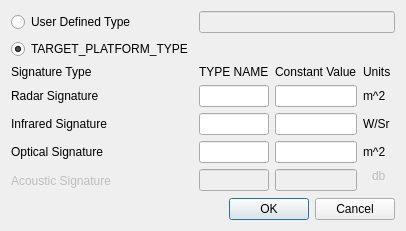
<?xml version="1.0" encoding="UTF-8"?>
<ui version="4.0">
 <class>TargetPlatformTypeDialog</class>
 <widget class="QDialog" name="TargetPlatformTypeDialog">
  <property name="geometry">
   <rect>
    <x>0</x>
    <y>0</y>
    <width>345</width>
    <height>221</height>
   </rect>
  </property>
  <property name="windowTitle">
   <string>Target Platform Type</string>
  </property>
  <layout class="QGridLayout" name="gridLayout">
   <item row="6" column="3">
    <widget class="QGroupBox" name="mSignaturesGroupBox">
     <property name="styleSheet">
      <string notr="true">QGroupBox{border:0}</string>
     </property>
     <property name="title">
      <string/>
     </property>
     <property name="flat">
      <bool>true</bool>
     </property>
     <property name="checkable">
      <bool>false</bool>
     </property>
     <layout class="QGridLayout" name="gridLayout_6">
      <property name="leftMargin">
       <number>9</number>
      </property>
      <property name="topMargin">
       <number>0</number>
      </property>
      <item row="4" column="3">
       <widget class="QLabel" name="mAcousticSigUnitLabel">
        <property name="enabled">
         <bool>false</bool>
        </property>
        <property name="text">
         <string>db</string>
        </property>
       </widget>
      </item>
     </layout>
    </widget>
   </item>
   <item row="2" column="3">
    <widget class="QLabel" name="mSigHeaderUnitsLabel">
     <property name="text">
      <string>Units</string>
     </property>
    </widget>
   </item>
   <item row="3" column="3">
    <widget class="QLabel" name="mRadarSigUnitLabel">
     <property name="text">
      <string>m^2</string>
     </property>
    </widget>
   </item>
   <item row="6" column="0">
    <widget class="QLabel" name="mAcousticSigLabel">
     <property name="enabled">
      <bool>false</bool>
     </property>
     <property name="text">
      <string>Acoustic Signature</string>
     </property>
    </widget>
   </item>
   <item row="4" column="2">
    <widget class="QLineEdit" name="mInfraredSigValueEdit"/>
   </item>
   <item row="0" column="1" colspan="3">
    <widget class="QLineEdit" name="mPlatformTypeEdit">
     <property name="enabled">
      <bool>false</bool>
     </property>
    </widget>
   </item>
   <item row="6" column="2">
    <widget class="QLineEdit" name="mAcousticSigValueEdit">
     <property name="enabled">
      <bool>false</bool>
     </property>
    </widget>
   </item>
   <item row="5" column="2">
    <widget class="QLineEdit" name="mOpticalSigValueEdit"/>
   </item>
   <item row="5" column="3">
    <widget class="QLabel" name="mOpticalSigUnitLabel">
     <property name="text">
      <string>m^2</string>
     </property>
    </widget>
   </item>
   <item row="2" column="2">
    <widget class="QLabel" name="mSigHeaderValueLabel">
     <property name="text">
      <string>Constant Value</string>
     </property>
    </widget>
   </item>
   <item row="3" column="0">
    <widget class="QLabel" name="mRadarSigLabel">
     <property name="text">
      <string>Radar Signature</string>
     </property>
    </widget>
   </item>
   <item row="2" column="0">
    <widget class="QLabel" name="mSigHeaderLabel">
     <property name="text">
      <string>Signature Type</string>
     </property>
    </widget>
   </item>
   <item row="2" column="1">
    <widget class="QLabel" name="mSigHeaderTypeLabel">
     <property name="text">
      <string>TYPE NAME</string>
     </property>
    </widget>
   </item>
   <item row="3" column="1">
    <widget class="QLineEdit" name="mRadarSigEdit">
     <property name="sizePolicy">
      <sizepolicy hsizetype="Expanding" vsizetype="Fixed">
       <horstretch>0</horstretch>
       <verstretch>0</verstretch>
      </sizepolicy>
     </property>
    </widget>
   </item>
   <item row="4" column="0">
    <widget class="QLabel" name="mInfraredSigEditLabel">
     <property name="text">
      <string>Infrared Signature</string>
     </property>
    </widget>
   </item>
   <item row="4" column="3">
    <widget class="QLabel" name="mInfraredSigUnitLabel">
     <property name="text">
      <string>W/Sr</string>
     </property>
    </widget>
   </item>
   <item row="5" column="1">
    <widget class="QLineEdit" name="mOpticalSigEdit"/>
   </item>
   <item row="0" column="0">
    <widget class="QRadioButton" name="mUserDefinedTypeButton">
     <property name="text">
      <string>User Defined Type</string>
     </property>
    </widget>
   </item>
   <item row="5" column="0">
    <widget class="QLabel" name="mOpticalSigLabel">
     <property name="text">
      <string>Optical Signature</string>
     </property>
    </widget>
   </item>
   <item row="4" column="1">
    <widget class="QLineEdit" name="mInfraredSigEdit"/>
   </item>
   <item row="3" column="2">
    <widget class="QLineEdit" name="mRadarSigValueEdit"/>
   </item>
   <item row="6" column="1">
    <widget class="QLineEdit" name="mAcousticSigEdit">
     <property name="enabled">
      <bool>false</bool>
     </property>
    </widget>
   </item>
   <item row="1" column="0">
    <widget class="QRadioButton" name="mTargetPlatformTypeButton">
     <property name="text">
      <string>TARGET_PLATFORM_TYPE</string>
     </property>
     <property name="checked">
      <bool>true</bool>
     </property>
    </widget>
   </item>
   <item row="8" column="1" colspan="3">
    <widget class="QDialogButtonBox" name="buttonBox">
     <property name="orientation">
      <enum>Qt::Horizontal</enum>
     </property>
     <property name="standardButtons">
      <set>QDialogButtonBox::Cancel|QDialogButtonBox::Ok</set>
     </property>
    </widget>
   </item>
   <item row="8" column="0">
    <spacer name="horizontalSpacer">
     <property name="orientation">
      <enum>Qt::Horizontal</enum>
     </property>
     <property name="sizeHint" stdset="0">
      <size>
       <width>40</width>
       <height>20</height>
      </size>
     </property>
    </spacer>
   </item>
   <item row="7" column="1">
    <spacer name="verticalSpacer">
     <property name="orientation">
      <enum>Qt::Vertical</enum>
     </property>
     <property name="sizeHint" stdset="0">
      <size>
       <width>20</width>
       <height>40</height>
      </size>
     </property>
    </spacer>
   </item>
  </layout>
 </widget>
 <resources/>
 <connections>
  <connection>
   <sender>buttonBox</sender>
   <signal>accepted()</signal>
   <receiver>TargetPlatformTypeDialog</receiver>
   <slot>accept()</slot>
   <hints>
    <hint type="sourcelabel">
     <x>248</x>
     <y>254</y>
    </hint>
    <hint type="destinationlabel">
     <x>157</x>
     <y>274</y>
    </hint>
   </hints>
  </connection>
  <connection>
   <sender>buttonBox</sender>
   <signal>rejected()</signal>
   <receiver>TargetPlatformTypeDialog</receiver>
   <slot>reject()</slot>
   <hints>
    <hint type="sourcelabel">
     <x>316</x>
     <y>260</y>
    </hint>
    <hint type="destinationlabel">
     <x>286</x>
     <y>274</y>
    </hint>
   </hints>
  </connection>
 </connections>
</ui>
